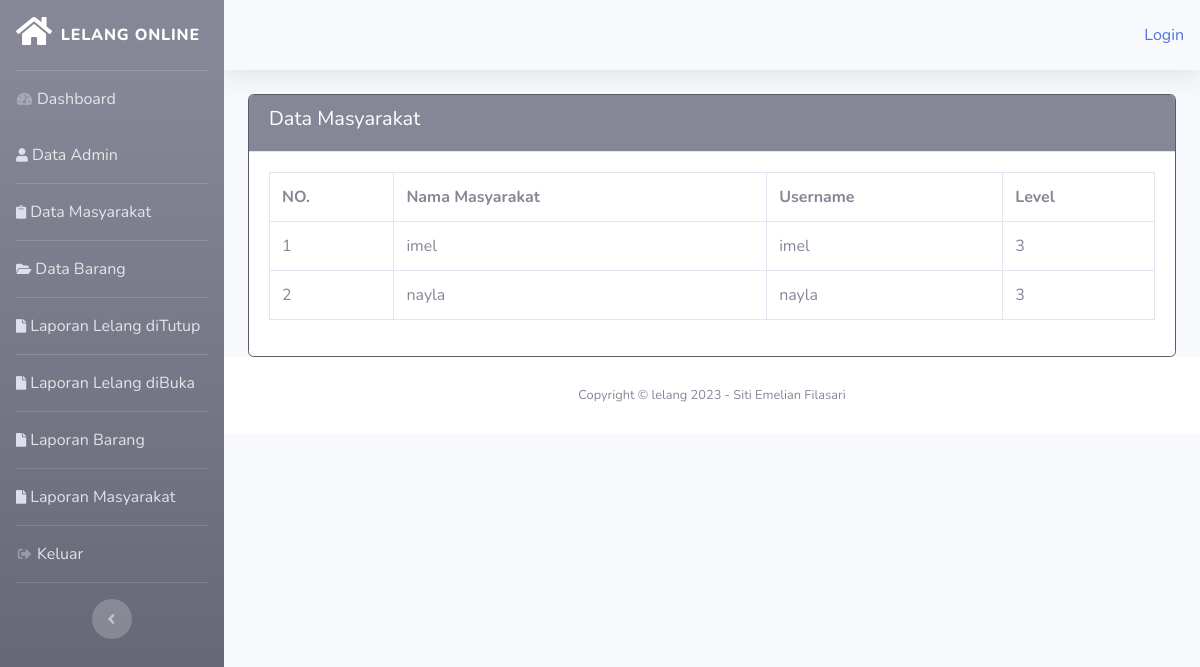
Screenshot of /index.php/admin/data_masyarakat with the database file from the repository.
### tables this page shows
CREATE TABLE `tb_masyarakat` (
  `id_user` int(10) UNSIGNED NOT NULL,
  `id_level` int(11) UNSIGNED NOT NULL,
  `nama_lengkap` varchar(25) NOT NULL,
  `username` varchar(25) NOT NULL,
  `password` varchar(96) NOT NULL,
  `telp` varchar(25) NOT NULL
);

### application/controllers/admin/Data_Masyarakat.php (called while the page is built, shortened)
<?php
class Data_masyarakat extends CI_Controller
{
	function __construct()
	{
		$this->load->model('Barang_model');
	}
	public function index()
	{
		$data['tb_masyarakat'] = $this->Masyarakat_model->tampil_data_masyarakat()->result();
		$this->load->view('templates_admin/header', $data);
		$this->load->view('templates_admin/sidebar', $data);
		$this->load->view('admin/data_masyarakat/data_masyarakat', $data);
		$this->load->view('templates_admin/footer');
	}
}

### index.php (called while the page is built, shortened)
<?php
require_once BASEPATH.'core/CodeIgniter.php';

### application/models/Masyarakat_model.php (called while the page is built, shortened)
<?php
class Masyarakat_model extends CI_Model
{
	public function tampil_data_masyarakat()
    {
        return $this->db->get('tb_masyarakat');
    }
}

### application/views/admin/data_masyarakat/data_masyarakat.php (the view, shortened to what this page needs)
<div class="container">
	<div class="row">
		<div class="col-md-12">
			<div class="card border-dark">
				<div class="card-header bg-secondary text-white">
					<h5>Data Masyarakat<h5>
				</div>
				<div class="card-body">
					<div class="table-responsive">
						<table class="table table-hover table-bordered">
							<tr>
								<th>NO.</th>
								<th>Nama Masyarakat</th>
								<th>Username</th>
								<th>Level</th>
							</tr>
							<?php $i = 1;
							foreach ($tb_masyarakat as $my) : ?>
								<tr>
									<td><?php echo $i; ?></td>
									<td><?php echo $my->nama_lengkap; ?></td>
									<td><?php echo $my->username; ?></td>
									<td><?php echo $my->id_level ?></td>
								</tr>
							<?php $i++;
							endforeach; ?>
						</table>
					</div>
				</div>
			</div>
		</div>
	</div>
</div>

### rows the page displays
tb_masyarakat: nama_lengkap "imel", username "imel", id_level "3"
tb_masyarakat: nama_lengkap "nayla", username "nayla", id_level "3"

### other values shown
anchor('auth/login', 'Login') "Login"
